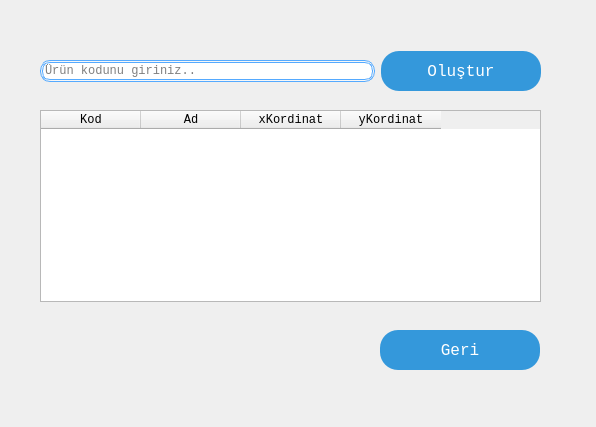
<?xml version="1.0" encoding="UTF-8"?>
<ui version="4.0">
 <class>guzergahOlustur</class>
 <widget class="QWidget" name="guzergahOlustur">
  <property name="geometry">
   <rect>
    <x>0</x>
    <y>0</y>
    <width>596</width>
    <height>427</height>
   </rect>
  </property>
  <property name="windowTitle">
   <string>Güzergah Oluştur</string>
  </property>
  <property name="windowIcon">
   <iconset resource="images.qrc">
    <normaloff>:/icon/icon.ico</normaloff>:/icon/icon.ico</iconset>
  </property>
  <property name="styleSheet">
   <string notr="true">QPushButton{
 	 background: #3498db;
	border-radius: 18px;
	font-family: Courier New;
	color: #ffffff;
	font-size: 16px;
	padding: 10px 20px 10px 20px;
	text-decoration: none;
    max-width:120px;
	min-width:120px;
	max-height:20px;	 
	min-height:20px;	 
}

QPushButton:hover {
	background: #3cb0fd;
	text-decoration: none;
}
QLineEdit{
	border: 2.5px double #55aaff;
    border-radius: 10px;
    background: rgb(255, 255, 255);
}
QComboBox{
	border: 2.5px double #55aaff;
    border-radius: 10px;
    background: rgb(255, 255, 255);
}
QWidget{
		font-family: Courier New;
}</string>
  </property>
  <widget class="QPushButton" name="btnGeri">
   <property name="geometry">
    <rect>
     <x>380</x>
     <y>330</y>
     <width>160</width>
     <height>40</height>
    </rect>
   </property>
   <property name="minimumSize">
    <size>
     <width>160</width>
     <height>40</height>
    </size>
   </property>
   <property name="maximumSize">
    <size>
     <width>160</width>
     <height>40</height>
    </size>
   </property>
   <property name="styleSheet">
    <string notr="true"/>
   </property>
   <property name="text">
    <string>Geri</string>
   </property>
  </widget>
  <widget class="QWidget" name="layoutWidget">
   <property name="geometry">
    <rect>
     <x>40</x>
     <y>50</y>
     <width>501</width>
     <height>42</height>
    </rect>
   </property>
   <layout class="QHBoxLayout" name="horizontalLayout">
    <item>
     <widget class="QLineEdit" name="lnUrunKod">
      <property name="styleSheet">
       <string notr="true"/>
      </property>
      <property name="placeholderText">
       <string>Ürün kodunu giriniz..</string>
      </property>
     </widget>
    </item>
    <item>
     <widget class="QPushButton" name="btnOlustur">
      <property name="minimumSize">
       <size>
        <width>160</width>
        <height>40</height>
       </size>
      </property>
      <property name="maximumSize">
       <size>
        <width>160</width>
        <height>40</height>
       </size>
      </property>
      <property name="styleSheet">
       <string notr="true"/>
      </property>
      <property name="text">
       <string>Oluştur</string>
      </property>
     </widget>
    </item>
   </layout>
  </widget>
  <widget class="QTableWidget" name="tblListele">
   <property name="geometry">
    <rect>
     <x>40</x>
     <y>110</y>
     <width>501</width>
     <height>192</height>
    </rect>
   </property>
   <property name="styleSheet">
    <string notr="true"/>
   </property>
   <column>
    <property name="text">
     <string>Kod</string>
    </property>
   </column>
   <column>
    <property name="text">
     <string>Ad</string>
    </property>
   </column>
   <column>
    <property name="text">
     <string>xKordinat</string>
    </property>
   </column>
   <column>
    <property name="text">
     <string>yKordinat</string>
    </property>
   </column>
  </widget>
 </widget>
 <resources>
  <include location="images.qrc"/>
 </resources>
 <connections/>
</ui>
